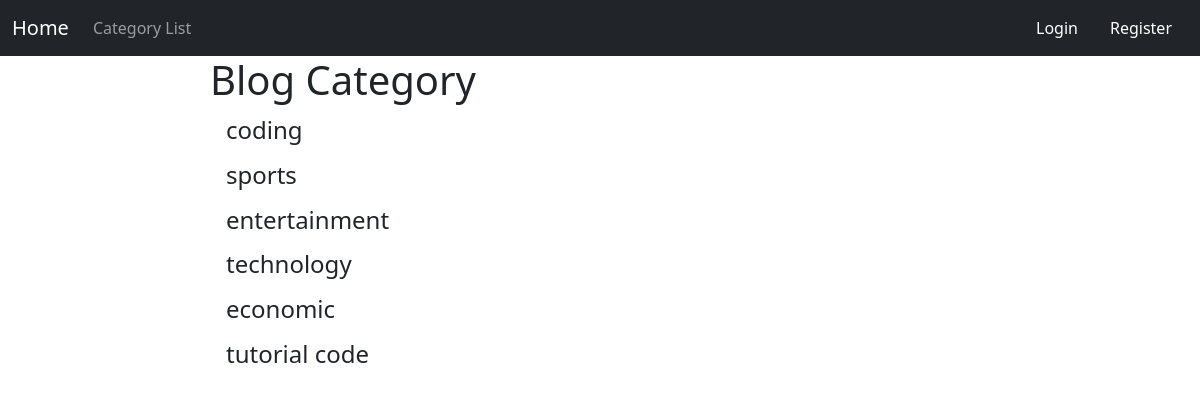
The page /category-list/ on the database its author committed.
### blog/models.py (models this page shows, shortened)
class Category(models.Model):
    name = models.CharField(max_length=264)
    def __str__(self) :
        return self.name

### blog/views.py (the view)
# urls.py: path('category-list/',CategoryListView,name = 'category-list'),
def CategoryListView(request):
    cat_menu_list = Category.objects.all()
    return render(request,'category_list.html',{'cat_menu_list':cat_menu_list})

### templates/category_list.html (shortened to what this page needs)
{% extends 'base.html' %}
{% block content %}
<h1>Blog Category</h1>
  {% for item in cat_menu_list %}
  <h4><a class="dropdown-item" href="{%  url 'category' item|slugify %}">{{ item }}</a></h4>
  {% endfor %}
{% endblock %}

### rows shown on the page
Category: name "coding"
Category: name "sports"
Category: name "entertainment"
Category: name "technology"
Category: name "economic"
Category: name "tutorial code"
